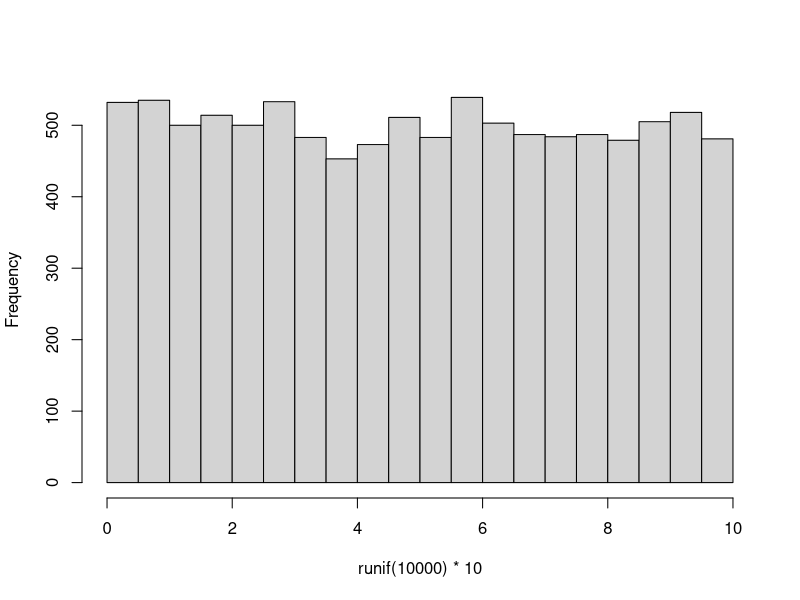
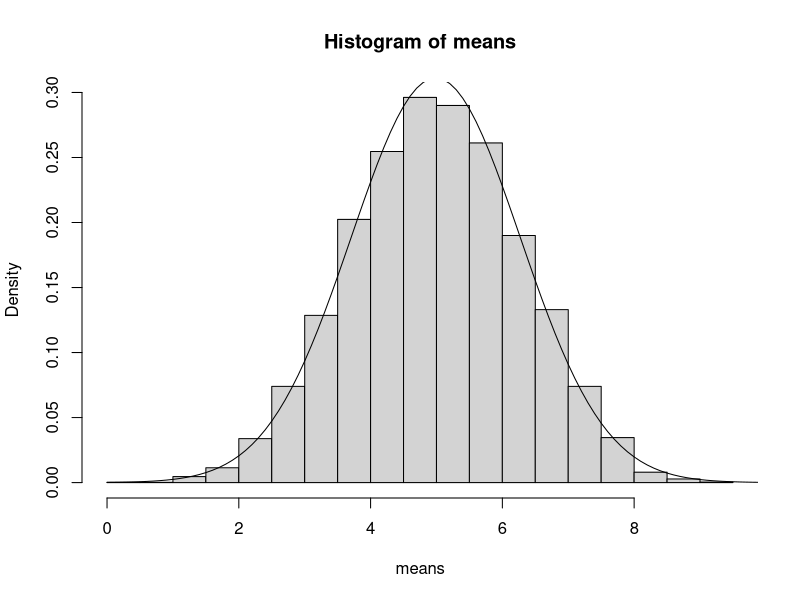

Write the R code that produced these figures, in order.
# lab 7, central limit theorem simulation with dice

# Jevin D. West
# University of Washington Information School
# July 7, 2015


# This lab explores the following topics: frequency distributions, probability distributions, plotting in R, classic statistical tests (e.g., t-tests, chi-squared tests, etc)


#clean variables
rm(list=ls(all=TRUE))


####  Central Limit Theorm Simulation  ####

# uniform distribution

hist(runif(10000)*10,main="")
means <- numeric(10000)
for (i in 1:10000) {
	means[i] <- mean(runif(5)*10)
}
hist(means,freq=FALSE)
mean(means)
sd(means)
xv <- seq(0,10,0.1)
yv <- dnorm(xv,mean=mean(means),sd=sd(means))
lines(xv,yv)

